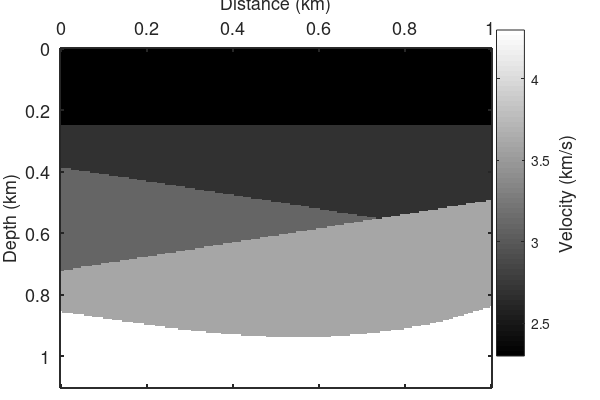
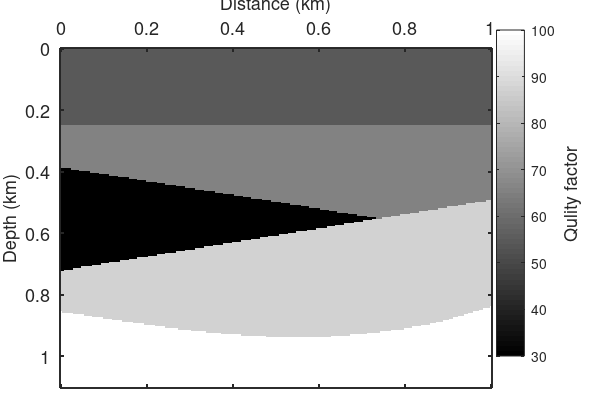

Reproduce these figures in MATLAB, in order. (Note: this script raises an error after producing the figures.)
%% Important Things: 
%  This script is just to make the reader more aware of the process of frequency-domain forward modeling.
%  In fact, the frequency-domain forward modeling is more efficient for multi-shot survey.
%  In addition, the frequency-domain full wavefields are the intermediate variables.
%  Actually, we do not need to store full wavefields in memory or disk, 
%  but in this test script we store them for the convenient to show wavefields at each frequency.
%  
clear all;clc;close all;
addpath('./functions','./parfor_progress');
%% load and show the velocity model and Q model
load ./data/layered_v.mat;  % the velocity model
load ./data/layered_Q.mat;   % the Q model
[nz,nx]=size(v);

% define the modeling grid
dh = 5;    % the spatial sampling interval [m], dh=dx=dz
z = dh.*(0:nz-1)/1000;
x = dh.*(0:nx-1)/1000;

figure;
imagesc(x,z,v/1000);
colormap(gray);
colorbar('location','Eastoutside');
colorbar;
ylabel(colorbar,'Velocity (km/s)','Fontsize',13);
set(gcf,'Position',[100 100 600 400]); 
set(gca,'Position',[.1 .03 .72 .85]);
set(gca,'xtick',0:0.2:2,'fontsize',13); 
set(gca,'ytick',0:0.2:2,'fontsize',13); 
set(gca,'linewidth',1.4);
xlabel('Distance (km)', 'fontsize',13);
ylabel('Depth (km)', 'fontsize',13);
set(gca,'xaxislocation','top');

% store the figure in the folder named 'Fig'
set(gcf,'PaperUnits','inches','PaperPosition',[0 0 6.0 4.0]);
print ./figures/figure5a.eps -depsc2 -r600;

figure;
imagesc(x,z,Q);
colorbar;
colormap(gray);
ylabel(colorbar,'Qulity factor','Fontsize',13);
set(gcf,'Position',[100 100 600 400]); 
set(gca,'Position',[.1 .03 .72 .85]);
set(gca,'xtick',0:0.2:2,'fontsize',13); 
set(gca,'ytick',0:0.2:2,'fontsize',13); 
set(gca,'linewidth',1.4);
xlabel('Distance (km)', 'fontsize',13);
ylabel('Depth (km)', 'fontsize',13);
set(gca,'xaxislocation','top');

% store the figure in the folder named 'Fig'
set(gcf,'PaperUnits','inches','PaperPosition',[0 0 6.0 4.0]);
print ./figures/figure5b.eps -depsc2 -r600;

%% The model parameters
dt = 0.002;   % the time sampling interval [s]
nt = 501;    % the time record length [sample points]
t = 0:dt:(nt-1)*dt;
fpeak = 30;       % the modeling (peak) frequency [Hz]
omega = 2.0*pi*fpeak;  % the angular frequency
fr = 100;     % the reference frequency for modeling the viscoacoustic effects

% the parameters of PML absorption boundary
npml = 20;  % the thickness of PML [gridpoints]
free = 0;

% Define the source wavelet
[w_f, f]=fricker(dt, fpeak, nt); % a causal Ricker wavelet in the frequncy domain

%% Define the geometry (the shots and receivers locations)
shot_nx = 101;  % the shot positions on FD grid
shot_nz = 1;
nshots = 1;
shot_index = (shot_nx+npml-1)*(nz+2*npml) + shot_nz + npml; % the shot index in the 1D model vector

r_int = 2;   % the receivers intervel
rec_nx  = 1:r_int:nx;  % the receivers positions on FD grid
rec_nz  = 1;
nrecs  = length(rec_nx);
rec_index = zeros(nrecs,1);
for i=1:nrecs
    rec_index(i)=(rec_nx(i)+npml-1)*(nz+2*npml)+rec_nz+npml;
end

%% extend the original model to contain the PML boundary
[nz, nx, v, Q] = model_pml(nz, nx, npml, v, Q); % add pml bounary to the original model 
[pmlz, pmlzh, pmlx, pmlxh] = PML(npml, free, omega, nz, nx, dh); % calculate the absorption coefficients

%% 
% To improve efficiency, we select limited frequency band for modeling rather than the full frequency band.
% We select a high-cut frequency and the frequency higher than it will be ignored
fhigh = 101;
for i = 1:length(f)
    if(fhigh-f(i)<dt)
        break;
    end
end
f = f(1:i);
w_f = w_f(1:i);

%% frequency-domain forward modeling for acoustic equation
display('############# The forward modeling for acoustic equation #############');
flag = 1;  % for acoustic equation
freq_wavefields_acoustic = frequency_modeling_wavefield(flag, nz, nx, dh, pmlz, pmlzh, pmlx, pmlxh, w_f, f, shot_index, v);

%% frequency-domain forward modeling for viscoacoustic equation
display('############# The forward modeling for viscoacoustic equation #############');
flag = 4;  % for viscoacoustic equation
freq_wavefields_viscoacoustic = frequency_modeling_wavefield(flag, nz, nx, dh, pmlz, pmlzh, pmlx, pmlxh, w_f, f, shot_index, v, Q, fr);

%% make a comparison of two wavefields at 50 Hz
fk = 51;
freq_wavefield_acou_fk = freq_wavefields_acoustic(fk,:);
freq_wavefield_acou_fk_2D = reshape(freq_wavefield_acou_fk,nz,nx);
clear freq_wavefield_acou_fk;

freq_wavefield_viscoaco_fk = freq_wavefields_viscoacoustic(fk,:);
freq_wavefield_viscoaco_fk_2D = reshape(freq_wavefield_viscoaco_fk,nz,nx);
clear freq_wavefield_viscoaco_fk;

% compare the real part of two wavefields
figure;
subplot(1,2,1);
imagesc(x,z,real(freq_wavefield_acou_fk_2D(npml+1:nz-npml,npml+1:nx-npml)));
set(gcf,'Position',[100 100 700 300]); 
set(gca,'Position',[.08 .03 .4 .82]);
set(gca,'xtick',0:0.2:2,'fontsize',12); 
set(gca,'ytick',0:0.2:2,'fontsize',12); 
set(gca,'linewidth',1.4);
xlabel('Distance (km)', 'fontsize',12);
ylabel('Depth (km)', 'fontsize',12);
set(gca,'xaxislocation','top');
caxis([-5,5]);
strings={'a)'};
annotation('textbox',[.01,0.96,0.05,0.05],'LineStyle','none',...
    'LineWidth',1,'String',strings,'fontsize',12);
subplot(1,2,2);
imagesc(x,z,real(freq_wavefield_viscoaco_fk_2D(npml+1:nz-npml,npml+1:nx-npml)));
set(gca,'Position',[.57 .03 .4 .82]);
set(gca,'xtick',0:0.2:2,'fontsize',12); 
set(gca,'ytick',0:0.2:2,'fontsize',12); 
set(gca,'linewidth',1.4);
xlabel('Distance (km)', 'fontsize',12);
ylabel('Depth (km)', 'fontsize',12);
set(gca,'xaxislocation','top');
caxis([-5,5]);
strings={'b)'};
annotation('textbox',[.5,0.96,0.05,0.05],'LineStyle','none',...
    'LineWidth',1,'String',strings,'fontsize',12);

% store the figure in the folder named 'figures'
set(gcf,'PaperUnits','inches','PaperPosition',[0 0 7.0 3.0]);
print ./figures/figure6.eps -depsc2 -r600;

% compare the amplitude component of two wavefields
figure;
subplot(1,2,1);
imagesc(x,z,abs(freq_wavefield_acou_fk_2D(npml+1:nz-npml,npml+1:nx-npml)));
set(gcf,'Position',[100 100 700 300]); 
set(gca,'Position',[.08 .03 .4 .82]);
set(gca,'xtick',0:0.2:2,'fontsize',12); 
set(gca,'ytick',0:0.2:2,'fontsize',12); 
set(gca,'linewidth',1.4);
xlabel('Distance (km)', 'fontsize',12);
ylabel('Depth (km)', 'fontsize',12);
set(gca,'xaxislocation','top');
caxis([1,5]);
strings={'a)'};
annotation('textbox',[.01,0.96,0.05,0.05],'LineStyle','none',...
    'LineWidth',1,'String',strings,'fontsize',12);
subplot(1,2,2);
imagesc(x,z,abs(freq_wavefield_viscoaco_fk_2D(npml+1:nz-npml,npml+1:nx-npml)));
set(gca,'Position',[.57 .03 .4 .82]);
set(gca,'xtick',0:0.2:2,'fontsize',12); 
set(gca,'ytick',0:0.2:2,'fontsize',12); 
set(gca,'linewidth',1.4);
xlabel('Distance (km)', 'fontsize',12);
ylabel('Depth (km)', 'fontsize',12);
set(gca,'xaxislocation','top');
caxis([1,5]);
strings={'b)'};
annotation('textbox',[.5,0.96,0.05,0.05],'LineStyle','none',...
    'LineWidth',1,'String',strings,'fontsize',12);

% store the figure in the folder named 'figures'
set(gcf,'PaperUnits','inches','PaperPosition',[0 0 7.0 3.0]);
print ./figures/figure7.eps -depsc2 -r600;

%% transform the frequency-domain wavefields to time-domain domain
time_wavefields_acoustic = ifft(freq_wavefields_acoustic,nt,1,'symmetric');% acoustic wavefield
time_wavefields_viscoacoustic = ifft(freq_wavefields_viscoacoustic,nt,1,'symmetric');% viscoacoustic wavefield

%% show the snapshot at t=280ms
tk = 141;
time_wavefield_acou_tk = reshape(time_wavefields_acoustic(tk,:),nz,nx);
time_wavefield_viscoaco_tk = reshape(time_wavefields_viscoacoustic(tk,:),nz,nx);

figure;
subplot(1,2,1);
imagesc(x,z,time_wavefield_acou_tk(npml+1:nz-npml,npml+1:nx-npml));
colormap(gray);
set(gcf,'Position',[100 100 700 300]); 
set(gca,'Position',[.08 .03 .4 .82]);
set(gca,'xtick',0:0.2:2,'fontsize',12); 
set(gca,'ytick',0:0.2:2,'fontsize',12); 
set(gca,'linewidth',1.4);
xlabel('Distance (km)', 'fontsize',12);
ylabel('Depth (km)', 'fontsize',12);
set(gca,'xaxislocation','top');
caxis([-0.5,1]);
strings={'a)'};
annotation('textbox',[.01,0.96,0.05,0.05],'LineStyle','none',...
    'LineWidth',1,'String',strings,'fontsize',12);
subplot(1,2,2);
imagesc(x,z,time_wavefield_viscoaco_tk(npml+1:nz-npml,npml+1:nx-npml));
colormap(gray);
set(gca,'Position',[.57 .03 .4 .82]);
set(gca,'xtick',0:0.2:2,'fontsize',12); 
set(gca,'ytick',0:0.2:2,'fontsize',12); 
set(gca,'linewidth',1.4);
xlabel('Distance (km)', 'fontsize',12);
ylabel('Depth (km)', 'fontsize',12);
set(gca,'xaxislocation','top');
caxis([-0.5,1]);
strings={'b)'};
annotation('textbox',[.5,0.96,0.05,0.05],'LineStyle','none',...
    'LineWidth',1,'String',strings,'fontsize',12);

% store the figure in the folder named 'figures'
set(gcf,'PaperUnits','inches','PaperPosition',[0 0 7.0 3.0]);
print ./figures/figure8.eps -depsc2 -r600;

%% cut-off the direct wave using auxiliary velocity model
va=v(1,1).*ones(size(v));  % auxiliary velocity model

display('############# Cut-off the direct wave for acoustic equation #############');
% frequency domain acoustic wavefield after eliminating the direct wave
flag = 1;  % for acoustic equation
freq_wavefields_acoustic_aux = frequency_modeling_wavefield(flag, nz, nx, dh, pmlz, pmlzh, pmlx, pmlxh, w_f, f, shot_index, va);
freq_wavefields_acoustic = freq_wavefields_acoustic - freq_wavefields_acoustic_aux;
clear freq_wavefields_acoustic_aux;

display('############# Cut-off the direct wave for viscoacoustic equation #############');
% frequency domain viscoacoustic wavefield after eliminating the direct wave
flag = 4;  % for viscoacoustic equation
freq_wavefield_viscoacoustic_aux = frequency_modeling_wavefield(flag, nz, nx, dh, pmlz, pmlzh, pmlx, pmlxh, w_f, f, shot_index, va, Q, fr);
freq_wavefields_viscoacoustic = freq_wavefields_viscoacoustic - freq_wavefield_viscoacoustic_aux;
clear freq_wavefield_viscoacoustic_aux;

%% frequency-domain acoustic record and viscoacoustic record
freq_record_acoustic = freq_wavefields_acoustic(:,rec_index);
freq_record_viscoaco = freq_wavefields_viscoacoustic(:,rec_index);

%% transform the frequency domain records to time domain
time_record_acoustic = ifft(freq_record_acoustic,nt,1,'symmetric');  % acoustic shot gathers
time_record_viscoaco = ifft(freq_record_viscoaco,nt,1,'symmetric');  % viscoacoustic shot gathers

%% show the shot gathers at X=500 m
figure;
subplot(1,2,1);
imagesc(x,t,time_record_acoustic);
colormap(gray);
set(gcf,'Position',[100 100 550 400]); 
set(gca,'Position',[.09 .03 .39 .85]);
set(gca,'xtick',0:0.2:2,'fontsize',12); 
set(gca,'ytick',0:0.2:2,'fontsize',12); 
set(gca,'linewidth',1.4);
xlabel('Distance (km)', 'fontsize',12);
ylabel('Time (s)', 'fontsize',12);
set(gca,'xaxislocation','top');
caxis([-.15 .2]);
strings={'a)'};
annotation('textbox',[.01,0.96,0.05,0.05],'LineStyle','none',...
    'LineWidth',1,'String',strings,'fontsize',12);
subplot(1,2,2);
imagesc(x,t,time_record_viscoaco);
colormap(gray);
set(gca,'Position',[.59 .03 .39 .85]);
set(gca,'xtick',0:0.2:2,'fontsize',12); 
set(gca,'ytick',0:0.2:2,'fontsize',12); 
set(gca,'linewidth',1.4);
xlabel('Distance (km)', 'fontsize',12);
ylabel('Time (s)', 'fontsize',12);
set(gca,'xaxislocation','top');
caxis([-.15 .2]);
strings={'b)'};
annotation('textbox',[.5,0.96,0.05,0.05],'LineStyle','none',...
    'LineWidth',1,'String',strings,'fontsize',12);

% store the figure in the folder named 'figures'
set(gcf,'PaperUnits','inches','PaperPosition',[0 0 5.5 4.0]);
print ./figures/figure9.eps -depsc2 -r600;

%% Plot the traces located at X=200 m, X=500 m, and X=800 m
X = 21;
trace_acoustic_x200 = time_record_acoustic(:,X);
trace_viscoaco_x200 = time_record_viscoaco(:,X);
X = 51;
trace_acoustic_x500 = time_record_acoustic(:,X);
trace_viscoaco_x500 = time_record_viscoaco(:,X);
X = 81;
trace_acoustic_x800 = time_record_acoustic(:,X);
trace_viscoaco_x800 = time_record_viscoaco(:,X);

figure;
subplot(3,1,1);
plot(t,trace_acoustic_x200,'r','LineWidth',1.5);
hold on;
plot(t,trace_viscoaco_x200,'b--','LineWidth',1.5);
set(gcf,'Position',[100 100 600 500]); 
% set(gca,'Position',[.1 .03 .79 .45]);
set(gca,'xtick',0:0.2:2,'fontsize',11); 
set(gca,'ytick',-0.2:0.1:0.2,'fontsize',11); 
ylabel('Amplitude', 'fontsize',11);
xlabel('Time (s)', 'fontsize',11);
legend('Acoustic','Viscoacoustic','Orientation','Horizontal','Location',[0.62 0.935 0.1 0.05]);
strings={'a)'};
annotation('textbox',[0.02,0.94,0.2,0.05],'LineStyle','none',...
    'LineWidth',1,'String',strings,'fontsize',11);
subplot(3,1,2);
plot(t,trace_acoustic_x500,'r','LineWidth',1.5);
hold on;
plot(t,trace_viscoaco_x500,'b--','LineWidth',1.5);
set(gca,'xtick',0:0.2:2,'fontsize',11); 
set(gca,'ytick',-0.2:0.1:0.2,'fontsize',11); 
ylabel('Amplitude', 'fontsize',11);
xlabel('Time (s)', 'fontsize',11);
strings={'b)'};
annotation('textbox',[0.02,0.64,0.2,0.05],'LineStyle','none',...
    'LineWidth',1,'String',strings,'fontsize',11);
subplot(3,1,3);
plot(t,trace_acoustic_x800,'r','LineWidth',1.5);
hold on;
plot(t,trace_viscoaco_x800,'b--','LineWidth',1.5);
set(gca,'xtick',0:0.2:2,'fontsize',11); 
set(gca,'ytick',-0.2:0.1:0.2,'fontsize',11); 
ylabel('Amplitude', 'fontsize',11);
xlabel('Time (s)', 'fontsize',11);
strings={'c)'};
annotation('textbox',[0.02,0.34,0.2,0.05],'LineStyle','none',...
    'LineWidth',1,'String',strings,'fontsize',11);

% store the figure in the folder named 'figures'
set(gcf,'PaperUnits','inches','PaperPosition',[0 0 6.0 5.0]);
print ./figures/figure10.eps -depsc2 -r600;
